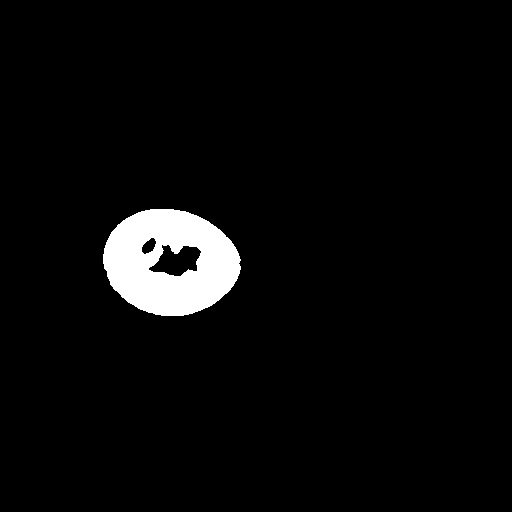
#> input picture COU_GAP/im-12.jpg, 512 x 512 px, given in place of im-76.jpg, which was not available
$ python helper.py
#> lines starting #> are read from the running program, lines starting #| are printed output that depends on the picture

from scipy import ndimage


import dicom, dicom.UID
import matplotlib
import numpy as np
from matplotlib import pyplot
import cv2


# [7 lines of commented-out code are left out]

for i in xrange(76,77, 1):

    # [5 lines of commented-out code are left out]

    a = cv2.imread('./COU_GAP/im-%d.jpg' %i, 0)
#> a is the input picture: shape (512, 512); min 0, max 255, mean 10
    a=cv2.flip(a, 0)
    # [20 lines of commented-out code are left out]

    pyplot.imsave ('./COU_GAP/im-%d.jpg' %i, a , cmap=pyplot.cm.bone)
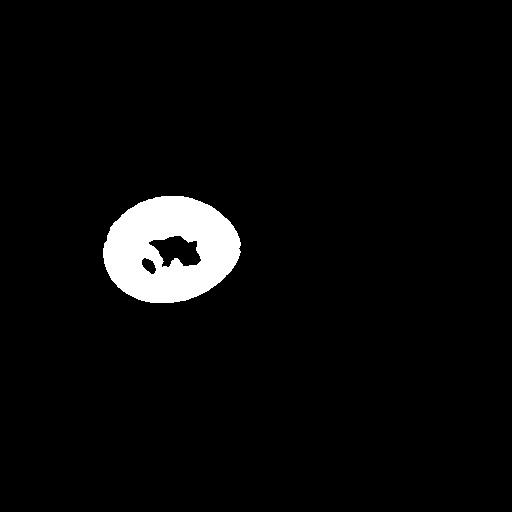
#> saved as im-76.jpg: shape (512, 512, 3); min 0, max 255, mean 9.9

$ run again, on COU_GAP/im-21.jpg
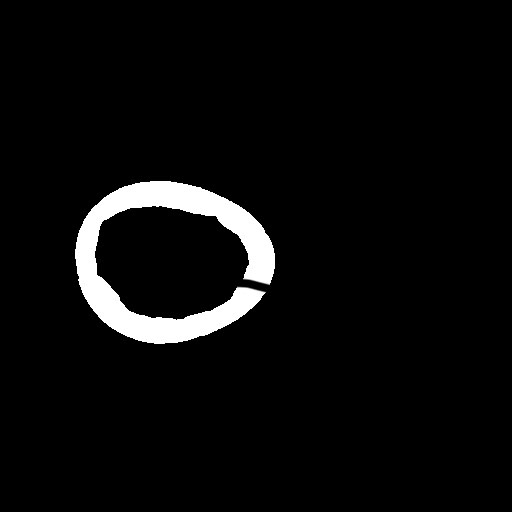
#> input picture COU_GAP/im-21.jpg, 512 x 512 px, given in place of im-76.jpg, which was not available
#> a is the input picture: shape (512, 512); min 0, max 255, mean 11.3
#> `a=cv2.flip(a, 0)`:
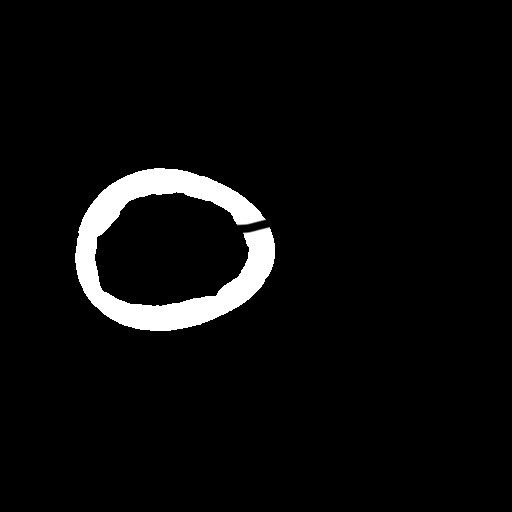
#> a: shape (512, 512); min 0, max 255, mean 11.3

$ run again, on COU_GAP/im-31.jpg
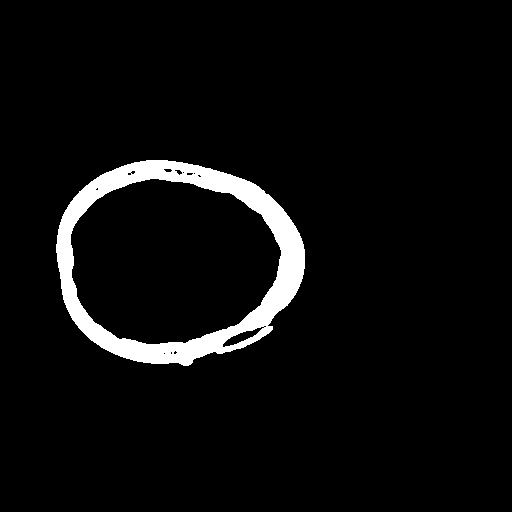
#> input picture COU_GAP/im-31.jpg, 512 x 512 px, given in place of im-76.jpg, which was not available
#> a is the input picture: shape (512, 512); min 0, max 255, mean 12.3
#> `a=cv2.flip(a, 0)`:
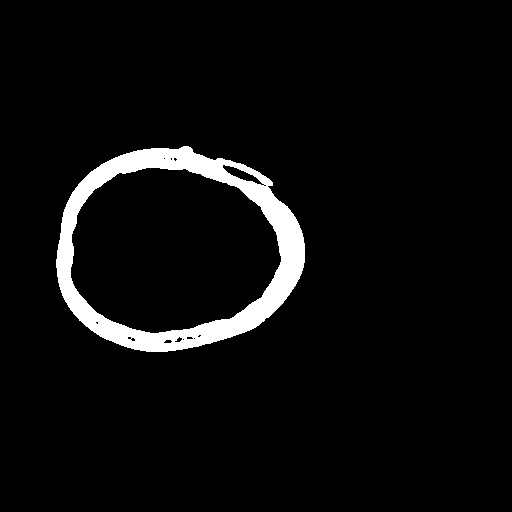
#> a: shape (512, 512); min 0, max 255, mean 12.3
